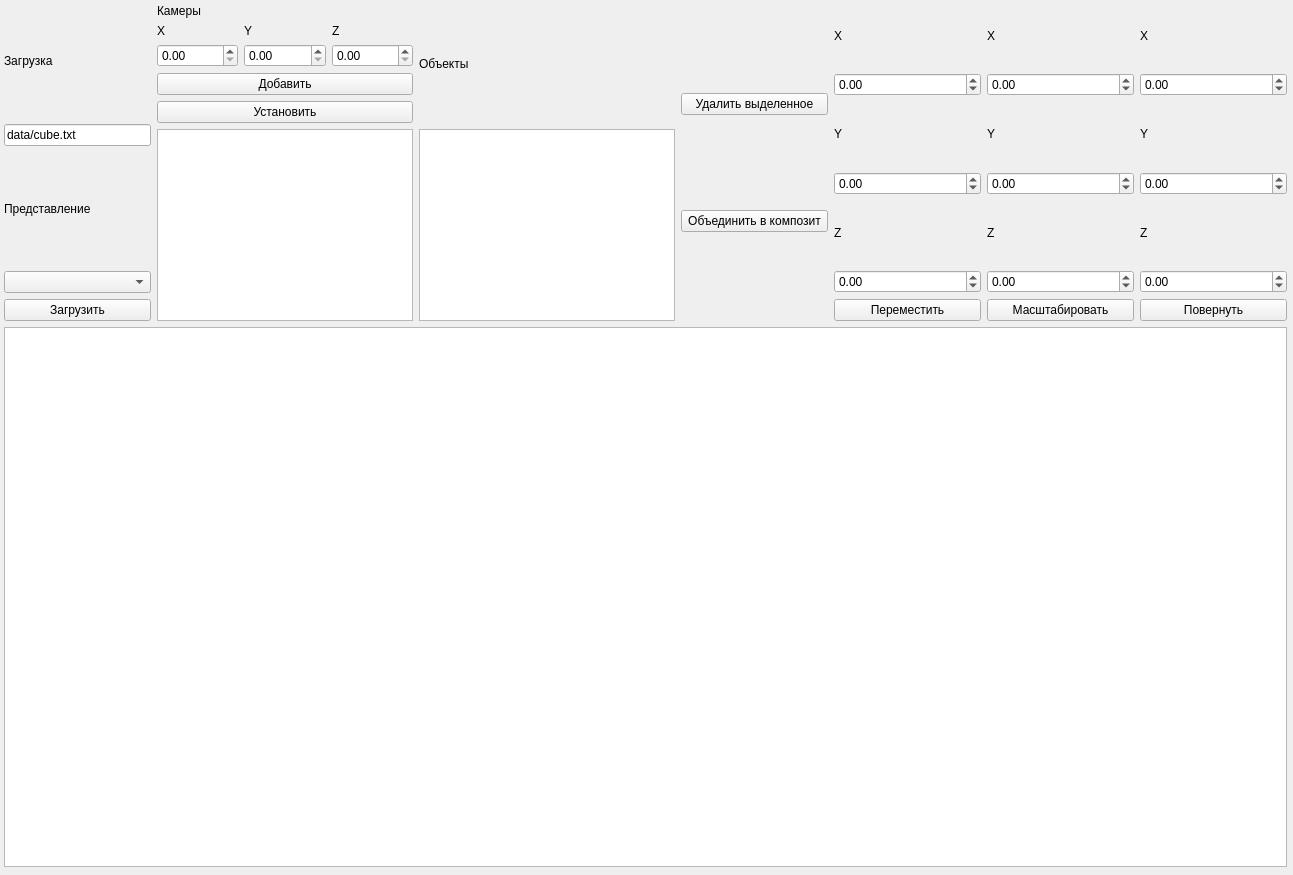
<?xml version="1.0" encoding="UTF-8"?>
<ui version="4.0">
 <class>MainWindow</class>
 <widget class="QMainWindow" name="MainWindow">
  <property name="geometry">
   <rect>
    <x>0</x>
    <y>0</y>
    <width>1293</width>
    <height>875</height>
   </rect>
  </property>
  <property name="windowTitle">
   <string>MainWindow</string>
  </property>
  <widget class="QWidget" name="centralwidget">
   <widget class="QWidget" name="verticalLayoutWidget">
    <property name="geometry">
     <rect>
      <x>0</x>
      <y>0</y>
      <width>1291</width>
      <height>871</height>
     </rect>
    </property>
    <layout class="QVBoxLayout" name="MainFrame">
     <property name="leftMargin">
      <number>4</number>
     </property>
     <property name="topMargin">
      <number>4</number>
     </property>
     <property name="rightMargin">
      <number>4</number>
     </property>
     <property name="bottomMargin">
      <number>4</number>
     </property>
     <item>
      <layout class="QHBoxLayout" name="Cmd">
       <item>
        <layout class="QVBoxLayout" name="LoadLayout">
         <item>
          <widget class="QLabel" name="LoadLbl">
           <property name="text">
            <string>Загрузка</string>
           </property>
          </widget>
         </item>
         <item>
          <widget class="QLineEdit" name="FileNameEntry">
           <property name="sizePolicy">
            <sizepolicy hsizetype="Minimum" vsizetype="Fixed">
             <horstretch>0</horstretch>
             <verstretch>0</verstretch>
            </sizepolicy>
           </property>
           <property name="palette">
            <palette>
             <active>
              <colorrole role="PlaceholderText">
               <brush brushstyle="SolidPattern">
                <color alpha="128">
                 <red>113</red>
                 <green>113</green>
                 <blue>113</blue>
                </color>
               </brush>
              </colorrole>
             </active>
             <inactive>
              <colorrole role="PlaceholderText">
               <brush brushstyle="SolidPattern">
                <color alpha="128">
                 <red>113</red>
                 <green>113</green>
                 <blue>113</blue>
                </color>
               </brush>
              </colorrole>
             </inactive>
             <disabled>
              <colorrole role="PlaceholderText">
               <brush brushstyle="SolidPattern">
                <color alpha="128">
                 <red>113</red>
                 <green>113</green>
                 <blue>113</blue>
                </color>
               </brush>
              </colorrole>
             </disabled>
            </palette>
           </property>
           <property name="inputMask">
            <string/>
           </property>
           <property name="text">
            <string>data/cube.txt</string>
           </property>
           <property name="placeholderText">
            <string>Имя файла (.txt/.sqlite)</string>
           </property>
          </widget>
         </item>
         <item>
          <widget class="QLabel" name="StructureLbl">
           <property name="sizePolicy">
            <sizepolicy hsizetype="Minimum" vsizetype="Minimum">
             <horstretch>0</horstretch>
             <verstretch>0</verstretch>
            </sizepolicy>
           </property>
           <property name="text">
            <string>Представление</string>
           </property>
          </widget>
         </item>
         <item>
          <widget class="QComboBox" name="StructureCombo">
           <property name="sizePolicy">
            <sizepolicy hsizetype="Minimum" vsizetype="Fixed">
             <horstretch>0</horstretch>
             <verstretch>0</verstretch>
            </sizepolicy>
           </property>
          </widget>
         </item>
         <item>
          <widget class="QPushButton" name="LoadBtn">
           <property name="sizePolicy">
            <sizepolicy hsizetype="Minimum" vsizetype="Fixed">
             <horstretch>0</horstretch>
             <verstretch>0</verstretch>
            </sizepolicy>
           </property>
           <property name="text">
            <string>Загрузить</string>
           </property>
          </widget>
         </item>
        </layout>
       </item>
       <item>
        <layout class="QVBoxLayout" name="CamerasLayout">
         <item>
          <widget class="QLabel" name="CamerasLbl">
           <property name="text">
            <string>Камеры</string>
           </property>
          </widget>
         </item>
         <item>
          <layout class="QHBoxLayout" name="CameraCoordsLayout">
           <item>
            <layout class="QVBoxLayout" name="CameraXLayout">
             <item>
              <widget class="QLabel" name="CameraXLbl">
               <property name="text">
                <string>X</string>
               </property>
              </widget>
             </item>
             <item>
              <widget class="QDoubleSpinBox" name="CameraXSpin"/>
             </item>
            </layout>
           </item>
           <item>
            <layout class="QVBoxLayout" name="CameraYLayout">
             <item>
              <widget class="QLabel" name="CameraYLbl">
               <property name="text">
                <string>Y</string>
               </property>
              </widget>
             </item>
             <item>
              <widget class="QDoubleSpinBox" name="CameraYSpin"/>
             </item>
            </layout>
           </item>
           <item>
            <layout class="QVBoxLayout" name="CameraZLayout">
             <item>
              <widget class="QLabel" name="CameraZLbl">
               <property name="text">
                <string>Z</string>
               </property>
              </widget>
             </item>
             <item>
              <widget class="QDoubleSpinBox" name="CameraZSpin"/>
             </item>
            </layout>
           </item>
          </layout>
         </item>
         <item>
          <widget class="QPushButton" name="AddCameraBtn">
           <property name="text">
            <string>Добавить</string>
           </property>
          </widget>
         </item>
         <item>
          <widget class="QPushButton" name="SetCameraBtn">
           <property name="text">
            <string>Установить</string>
           </property>
          </widget>
         </item>
         <item>
          <widget class="QListWidget" name="CamerasList">
           <property name="enabled">
            <bool>true</bool>
           </property>
           <property name="sizePolicy">
            <sizepolicy hsizetype="Fixed" vsizetype="Fixed">
             <horstretch>0</horstretch>
             <verstretch>0</verstretch>
            </sizepolicy>
           </property>
          </widget>
         </item>
        </layout>
       </item>
       <item>
        <layout class="QVBoxLayout" name="ObjListLayout">
         <item>
          <widget class="QLabel" name="ObjListLbl">
           <property name="text">
            <string>Объекты</string>
           </property>
          </widget>
         </item>
         <item>
          <widget class="QListWidget" name="ObjList">
           <property name="sizePolicy">
            <sizepolicy hsizetype="Fixed" vsizetype="Fixed">
             <horstretch>0</horstretch>
             <verstretch>0</verstretch>
            </sizepolicy>
           </property>
           <property name="resizeMode">
            <enum>QListView::Fixed</enum>
           </property>
          </widget>
         </item>
        </layout>
       </item>
       <item>
        <layout class="QVBoxLayout" name="ObjButtonsLayout">
         <property name="sizeConstraint">
          <enum>QLayout::SetFixedSize</enum>
         </property>
         <item>
          <widget class="QPushButton" name="DelObjBtn">
           <property name="sizePolicy">
            <sizepolicy hsizetype="Minimum" vsizetype="Fixed">
             <horstretch>0</horstretch>
             <verstretch>0</verstretch>
            </sizepolicy>
           </property>
           <property name="text">
            <string>Удалить выделенное</string>
           </property>
          </widget>
         </item>
         <item>
          <widget class="QPushButton" name="CreateCompositeBtn">
           <property name="sizePolicy">
            <sizepolicy hsizetype="Minimum" vsizetype="Fixed">
             <horstretch>0</horstretch>
             <verstretch>0</verstretch>
            </sizepolicy>
           </property>
           <property name="text">
            <string>Объединить в композит</string>
           </property>
          </widget>
         </item>
        </layout>
       </item>
       <item>
        <layout class="QVBoxLayout" name="MoveLayout">
         <item>
          <widget class="QLabel" name="MoveX">
           <property name="text">
            <string>X</string>
           </property>
          </widget>
         </item>
         <item>
          <widget class="QDoubleSpinBox" name="MoveXSpin">
           <property name="minimum">
            <double>-500.000000000000000</double>
           </property>
           <property name="maximum">
            <double>500.000000000000000</double>
           </property>
          </widget>
         </item>
         <item>
          <widget class="QLabel" name="MoveY">
           <property name="text">
            <string>Y</string>
           </property>
          </widget>
         </item>
         <item>
          <widget class="QDoubleSpinBox" name="MoveYSpin">
           <property name="minimum">
            <double>-500.000000000000000</double>
           </property>
           <property name="maximum">
            <double>500.000000000000000</double>
           </property>
          </widget>
         </item>
         <item>
          <widget class="QLabel" name="MoveZ">
           <property name="text">
            <string>Z</string>
           </property>
          </widget>
         </item>
         <item>
          <widget class="QDoubleSpinBox" name="MoveZSpin">
           <property name="minimum">
            <double>-500.000000000000000</double>
           </property>
           <property name="maximum">
            <double>500.000000000000000</double>
           </property>
          </widget>
         </item>
         <item>
          <widget class="QPushButton" name="MoveBtn">
           <property name="text">
            <string>Переместить</string>
           </property>
          </widget>
         </item>
        </layout>
       </item>
       <item>
        <layout class="QVBoxLayout" name="ScaleLayout">
         <item>
          <widget class="QLabel" name="ScaleX">
           <property name="text">
            <string>X</string>
           </property>
          </widget>
         </item>
         <item>
          <widget class="QDoubleSpinBox" name="ScaleXSpin">
           <property name="minimum">
            <double>-500.000000000000000</double>
           </property>
           <property name="maximum">
            <double>500.000000000000000</double>
           </property>
          </widget>
         </item>
         <item>
          <widget class="QLabel" name="ScaleY">
           <property name="text">
            <string>Y</string>
           </property>
          </widget>
         </item>
         <item>
          <widget class="QDoubleSpinBox" name="ScaleYSpin">
           <property name="minimum">
            <double>-500.000000000000000</double>
           </property>
           <property name="maximum">
            <double>500.000000000000000</double>
           </property>
          </widget>
         </item>
         <item>
          <widget class="QLabel" name="ScaleZ">
           <property name="text">
            <string>Z</string>
           </property>
          </widget>
         </item>
         <item>
          <widget class="QDoubleSpinBox" name="ScaleZSpin">
           <property name="minimum">
            <double>-500.000000000000000</double>
           </property>
           <property name="maximum">
            <double>500.000000000000000</double>
           </property>
          </widget>
         </item>
         <item>
          <widget class="QPushButton" name="ScaleBtn">
           <property name="text">
            <string>Масштабировать</string>
           </property>
          </widget>
         </item>
        </layout>
       </item>
       <item>
        <layout class="QVBoxLayout" name="RotateLayout">
         <item>
          <widget class="QLabel" name="RotateX">
           <property name="text">
            <string>X</string>
           </property>
          </widget>
         </item>
         <item>
          <widget class="QDoubleSpinBox" name="RotateXspin">
           <property name="minimum">
            <double>-500.000000000000000</double>
           </property>
           <property name="maximum">
            <double>500.000000000000000</double>
           </property>
          </widget>
         </item>
         <item>
          <widget class="QLabel" name="RotateY">
           <property name="text">
            <string>Y</string>
           </property>
          </widget>
         </item>
         <item>
          <widget class="QDoubleSpinBox" name="RotateYSpin">
           <property name="minimum">
            <double>-500.000000000000000</double>
           </property>
           <property name="maximum">
            <double>500.000000000000000</double>
           </property>
          </widget>
         </item>
         <item>
          <widget class="QLabel" name="RotateZ">
           <property name="text">
            <string>Z</string>
           </property>
          </widget>
         </item>
         <item>
          <widget class="QDoubleSpinBox" name="RotateZSpin">
           <property name="minimum">
            <double>-500.000000000000000</double>
           </property>
           <property name="maximum">
            <double>500.000000000000000</double>
           </property>
          </widget>
         </item>
         <item>
          <widget class="QPushButton" name="RotateBtn">
           <property name="text">
            <string>Повернуть</string>
           </property>
          </widget>
         </item>
        </layout>
       </item>
      </layout>
     </item>
     <item>
      <widget class="QGraphicsView" name="Canvas"/>
     </item>
    </layout>
   </widget>
  </widget>
 </widget>
 <resources/>
 <connections/>
</ui>
